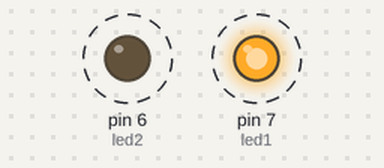
The sketch below on a simulated Arduino Uno, built with avr-gcc and run on an emulated ATmega328P. Parts: output pins drawn as LEDs (lit = HIGH). Dashed ring = blinking.

Above: at 0.2 s.
Timing chart, 0 to 3.0 s (numbered marks = the images above):
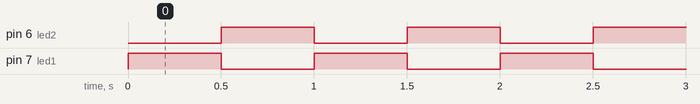

Measured:
- by itself, pin 6 (led2), pin 7 (led1): alternates HIGH for 0.50 s and LOW for 0.50 s

The sketch:

led.ino
```cpp
int led1=7;
int led2=6;
void setup()
{
pinMode(led1, OUTPUT);
pinMode(led2,OUTPUT);
}

void loop()
{
digitalWrite(led1, HIGH);
digitalWrite(led2,LOW);
delay(500);
digitalWrite(led1, LOW);
digitalWrite(led2,HIGH);
delay(500);
}
```
